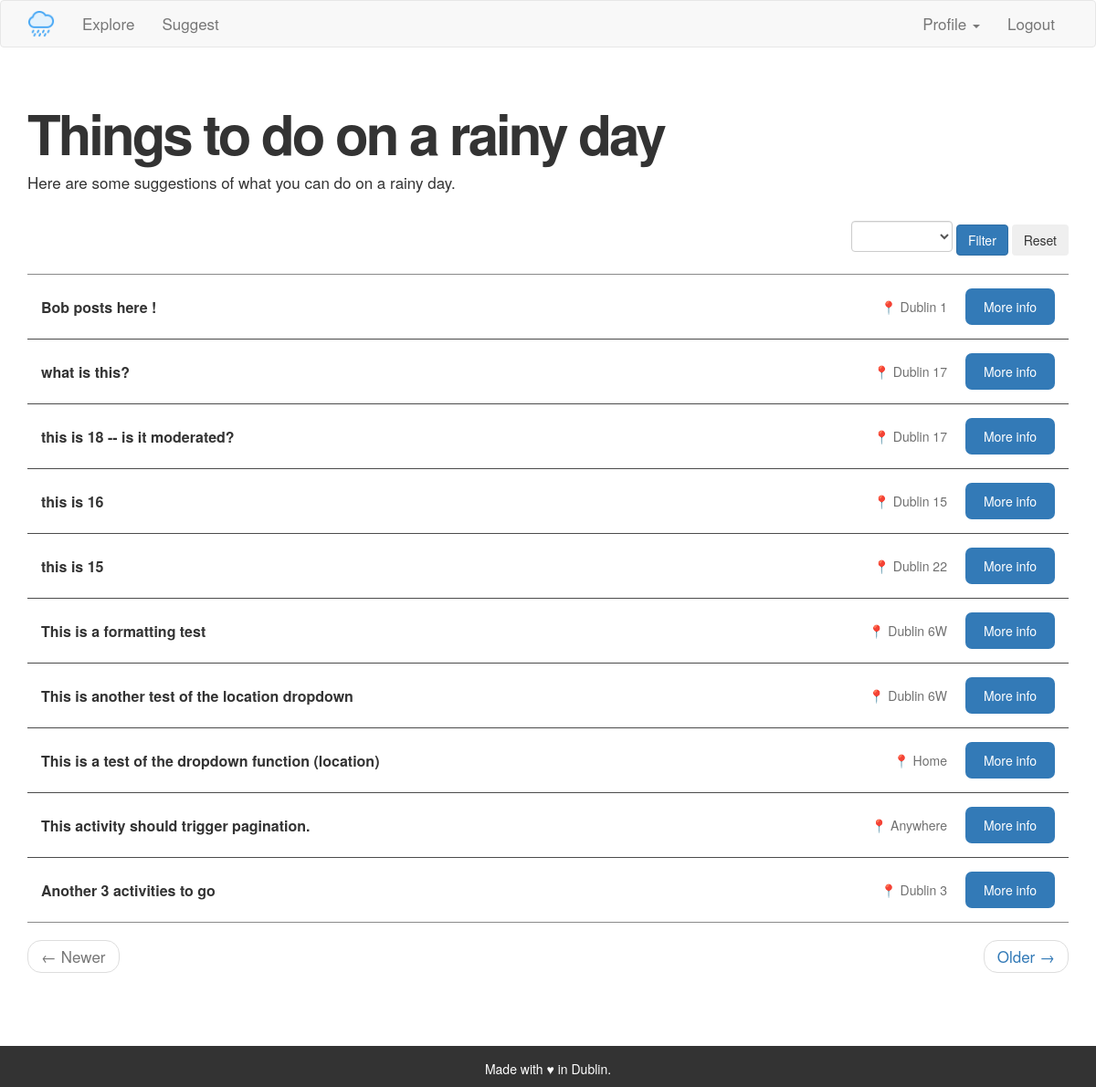
The app's page /member (signed in), older data.
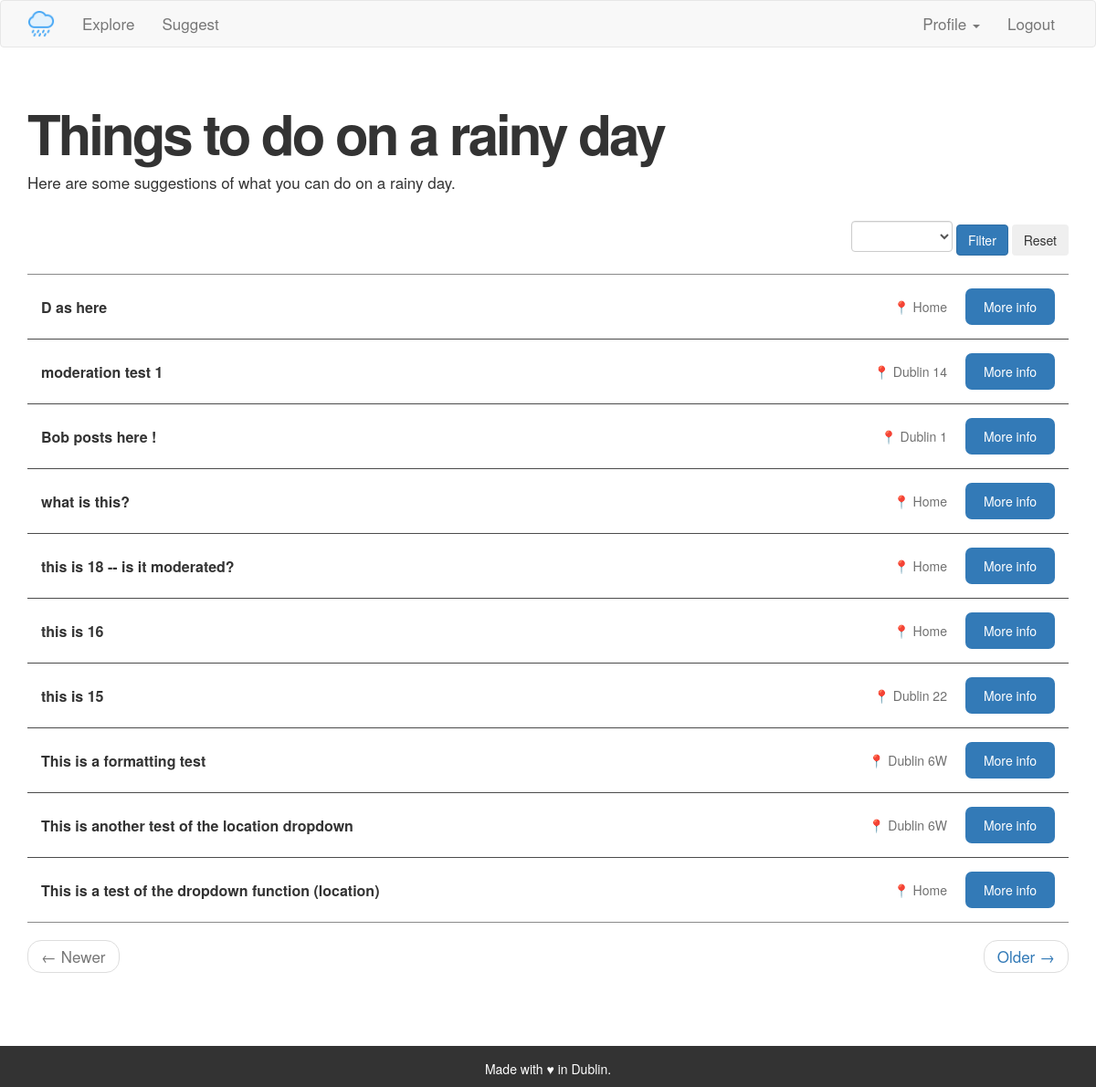
The same page, newer data.
### app/models.py (models this page shows, shortened)
class Activity(db.Model):
    id = db.Column(db.Integer, primary_key=True)
    title = db.Column(db.String(140))
    body = db.Column(db.String(1400))
    location = db.Column(db.String(140))
    timestamp = db.Column(db.DateTime, index=True, default=datetime.utcnow)
    user_id = db.Column(db.Integer, db.ForeignKey('user.id'))
    moderation = db.Column(db.Integer, default=1)

### app/routes.py (the view)
@app.route('/member', methods=['GET', 'POST'])
@login_required
def member():
    form = Filter()
    if form.validate_on_submit():
        location=form.activitylocation.data
        activities = Activity.query.filter_by(moderation = "0").filter_by(
            location=location).order_by(Activity.timestamp.desc())
        return render_template('member.html', activities=activities,
            form = form,location=location)
    page = request.args.get('page', 1, type=int)
    activities = Activity.query.filter_by(moderation = "0").order_by(
        Activity.timestamp.desc()).paginate(page=page, per_page=
        app.config['POSTS_PER_PAGE'], error_out=False)
    next_url = url_for('member', page=activities.next_num) \
        if activities.has_next else None
    prev_url = url_for('member', page=activities.prev_num) \
        if activities.has_prev else None
    return render_template("member.html", title='Explore', activities=
        activities.items, next_url=next_url, prev_url=prev_url, form=form)

### app/forms.py
class Filter(FlaskForm):
    activitylocation = SelectField(u'Location', choices = [],
        validators = [DataRequired()])
    submit = SubmitField('Filter')
    def __init__(self):
        super(Filter, self).__init__()
        self.activitylocation.choices = Area.query.all()

### app/models.py (called while the page is built)
@login.user_loader
def load_user(id):
    return User.query.get(int(id))

    def __repr__(self):
        return '{}'.format(self.area)

### app/routes.py (called while the page is built)
@app.before_request
def before_request():
    if current_user.is_authenticated:
        current_user.last_seen = datetime.utcnow()
        db.session.commit()

### app/templates/member.html (shortened to what this page needs)
{% extends "base.html" %}
{% block app_content %}
    <h1>Things to do on a rainy day <small>{{ location }}</small></h1>
    <p>Here are some suggestions of what you can do on a rainy day.</p><br>
    <div class="filters">
        <form action="" method="post" class="locationfilter">
                <div>{{ form.activitylocation(class_='form-control') }}</div>
                <div>{{ form.submit(class_='btn btn-primary') }}</div>
        </form>
        <button type="button" onclick="window.location.href='{{ url_for('member') }}';" class="btn">Reset</button>
    </div>
    <div class="indexactivities">
    {% for activity in activities %}
            {% include '_activity.html' %}
    {% endfor %}
    </div>
    <nav aria-label="...">
        <ul class="pager">
            <li class="previous{% if not prev_url %} disabled{% endif %}">
                <a href="{{ prev_url or '#' }}">
                    <span aria-hidden="true">&larr;</span> Newer
                </a>
            </li>
            <li class="next{% if not next_url %} disabled{% endif %}">
                <a href="{{ next_url or '#' }}">
                    Older <span aria-hidden="true">&rarr;</span>
                </a>
            </li>
        </ul>
    </nav>
{% endblock %}

### app/templates/_activity.html (shortened to what this page needs)
    <table class="activitytable">
        <tr valign="top">
            <td class="activityrow">
                <div class="activitytitle"><a href="{{ url_for('activitypage',
                    activityid=activity.id) }}">{{ activity.title }}</a> &ensp;
                </div>
                <div class= "activitylocation">📍 {{ activity.location }}</div>
                <div class= "activitymore"><a href="{{ url_for('activitypage',
                    activityid=activity.id) }}">More info</a></div>
            </td>
        </tr>
    </table>

Row changes from the older to the newer data that the page shows:
no longer on this page (row unchanged): Activity: title "This activity should trigger pagination.", location "Anywhere"
no longer on this page (row unchanged): Activity: title "Another 3 activities to go", location "Dublin 3"
added Activity: title "D as here", location "Home"
now on this page (row edited): Activity: title "moderation test 1", location "Dublin 14"
changed Activity "what is this?": location "Dublin 17" → "Home"
changed Activity "this is 18 -- is it moderated?": location "Dublin 17" → "Home"
changed Activity "this is 16": location "Dublin 15" → "Home"
